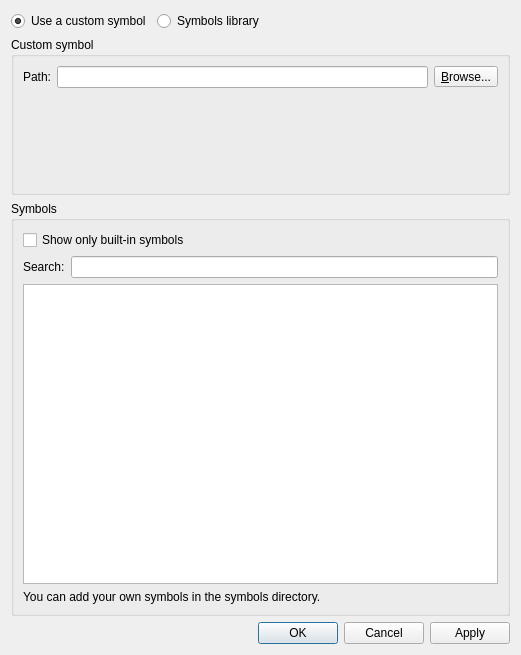
<?xml version="1.0" encoding="UTF-8"?>
<ui version="4.0">
 <class>SymbolSelectionDialog</class>
 <widget class="QDialog" name="SymbolSelectionDialog">
  <property name="geometry">
   <rect>
    <x>0</x>
    <y>0</y>
    <width>521</width>
    <height>655</height>
   </rect>
  </property>
  <property name="windowTitle">
   <string>Symbol selection</string>
  </property>
  <property name="styleSheet">
   <string notr="true">
QWidget {
    background-color: #323232;
    color: #BAF73C;
}

QToolBar {
    border:0px;
}

QGraphicsView, QTextEdit, QPlainTextEdit, QTreeWidget, QListWidget, QLineEdit, QSpinBox, QComboBox {
    background-color: #282828;
}

QLabel, QMenu, QStatusBar {
  color: #BAF73C;
}

QMenuBar::item {
    background-color: #323232;
}

QMenu::item:selected {
    color: #f2f2f2;
    background-color: #383838;
}

QToolButton:hover {
    background-color: #383838;
}

QGroupBox {
    color: #BAF73C;
    font: bold 12px;
    padding: 15px;
    border-style: none;
}

QAbstractScrollArea::corner {
    background: #323232;
}

QScrollBar::add-page:horizontal, QScrollBar::sub-page:horizontal, QScrollBar::add-page:vertical, QScrollBar::sub-page:vertical {
  background: none;
}

QComboBox {
    selection-color: #f2f2f2;
    selection-background-color: #323232;
}

QComboBox QAbstractItemView {
    background-color: #282828;
}

QDockWidget, QMenuBar, QPushButton, QToolButton, QTabWidget, QHeaderView::section {
    color: #BAF73C;
    font: bold 11px;
}

QTabBar {
    color: #BAF73C;
}

QRadioButton, QCheckBox {
  color: #BAF73C;
}

QRadioButton::disabled, QCheckBox::disabled {
  color: gray;
}
// bg-color=#282828
// fg-color=#BAF73C
// tool-bar=#323232
// selection-bg=#383838 
// selection-fg=#f2f2f2
 </string>
  </property>
  <property name="modal">
   <bool>true</bool>
  </property>
  <layout class="QVBoxLayout" name="verticalLayout_2">
   <item>
    <layout class="QHBoxLayout" name="horizontalLayout_2">
     <item>
      <widget class="QRadioButton" name="uiCustomSymbolRadioButton">
       <property name="text">
        <string>Use a custom symbol</string>
       </property>
       <property name="checked">
        <bool>true</bool>
       </property>
      </widget>
     </item>
     <item>
      <widget class="QRadioButton" name="uiBuiltInSymbolRadioButton">
       <property name="text">
        <string>Symbols library</string>
       </property>
      </widget>
     </item>
     <item>
      <spacer name="horizontalSpacer_2">
       <property name="orientation">
        <enum>Qt::Horizontal</enum>
       </property>
       <property name="sizeHint" stdset="0">
        <size>
         <width>40</width>
         <height>20</height>
        </size>
       </property>
      </spacer>
     </item>
    </layout>
   </item>
   <item>
    <widget class="QGroupBox" name="uiCustomSymbolGroupBox">
     <property name="title">
      <string>Custom symbol</string>
     </property>
     <layout class="QGridLayout" name="gridLayout">
      <item row="0" column="0">
       <widget class="QLabel" name="uiSymbolLabel">
        <property name="text">
         <string>Path:</string>
        </property>
       </widget>
      </item>
      <item row="0" column="1">
       <layout class="QHBoxLayout" name="horizontalLayout_7">
        <item>
         <widget class="QLineEdit" name="uiSymbolLineEdit"/>
        </item>
        <item>
         <widget class="QToolButton" name="uiSymbolToolButton">
          <property name="text">
           <string>&amp;Browse...</string>
          </property>
          <property name="toolButtonStyle">
           <enum>Qt::ToolButtonTextOnly</enum>
          </property>
         </widget>
        </item>
       </layout>
      </item>
      <item row="1" column="1">
       <spacer name="verticalSpacer">
        <property name="orientation">
         <enum>Qt::Vertical</enum>
        </property>
        <property name="sizeHint" stdset="0">
         <size>
          <width>20</width>
          <height>40</height>
         </size>
        </property>
       </spacer>
      </item>
     </layout>
    </widget>
   </item>
   <item>
    <widget class="QGroupBox" name="uiBuiltInGroupBox">
     <property name="title">
      <string>Symbols</string>
     </property>
     <layout class="QVBoxLayout" name="verticalLayout">
      <item>
       <widget class="QCheckBox" name="uiBuiltinSymbolOnlyCheckBox">
        <property name="text">
         <string>Show only built-in symbols</string>
        </property>
       </widget>
      </item>
      <item>
       <layout class="QHBoxLayout" name="horizontalLayout_3">
        <item>
         <widget class="QLabel" name="uiSearchLabel">
          <property name="text">
           <string>Search:</string>
          </property>
         </widget>
        </item>
        <item>
         <widget class="QLineEdit" name="uiSearchLineEdit"/>
        </item>
       </layout>
      </item>
      <item>
       <widget class="QListWidget" name="uiSymbolListWidget">
        <property name="minimumSize">
         <size>
          <width>0</width>
          <height>300</height>
         </size>
        </property>
       </widget>
      </item>
      <item>
       <widget class="QLabel" name="label">
        <property name="text">
         <string>You can add your own symbols in the symbols directory.</string>
        </property>
       </widget>
      </item>
     </layout>
    </widget>
   </item>
   <item>
    <layout class="QHBoxLayout" name="horizontalLayout">
     <item>
      <spacer name="horizontalSpacer">
       <property name="orientation">
        <enum>Qt::Horizontal</enum>
       </property>
       <property name="sizeHint" stdset="0">
        <size>
         <width>40</width>
         <height>20</height>
        </size>
       </property>
      </spacer>
     </item>
     <item>
      <widget class="QDialogButtonBox" name="uiButtonBox">
       <property name="orientation">
        <enum>Qt::Horizontal</enum>
       </property>
       <property name="standardButtons">
        <set>QDialogButtonBox::Apply|QDialogButtonBox::Cancel|QDialogButtonBox::Ok</set>
       </property>
      </widget>
     </item>
    </layout>
   </item>
  </layout>
  <zorder>uiBuiltInGroupBox</zorder>
  <zorder>uiCustomSymbolGroupBox</zorder>
 </widget>
 <resources>
  <include location="../../resources/resources.qrc"/>
 </resources>
 <connections>
  <connection>
   <sender>uiButtonBox</sender>
   <signal>accepted()</signal>
   <receiver>SymbolSelectionDialog</receiver>
   <slot>accept()</slot>
   <hints>
    <hint type="sourcelabel">
     <x>248</x>
     <y>254</y>
    </hint>
    <hint type="destinationlabel">
     <x>157</x>
     <y>274</y>
    </hint>
   </hints>
  </connection>
  <connection>
   <sender>uiButtonBox</sender>
   <signal>rejected()</signal>
   <receiver>SymbolSelectionDialog</receiver>
   <slot>reject()</slot>
   <hints>
    <hint type="sourcelabel">
     <x>316</x>
     <y>260</y>
    </hint>
    <hint type="destinationlabel">
     <x>286</x>
     <y>274</y>
    </hint>
   </hints>
  </connection>
 </connections>
</ui>
